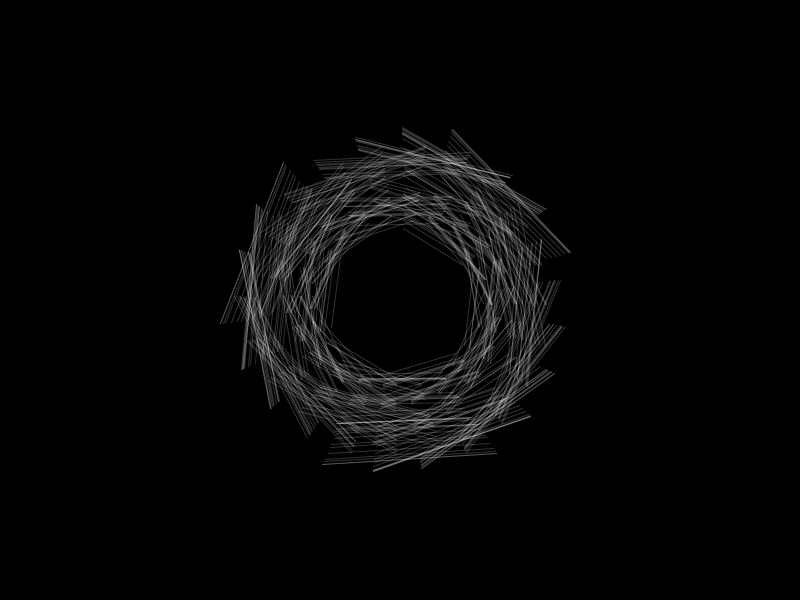
Frame 1 (no input)
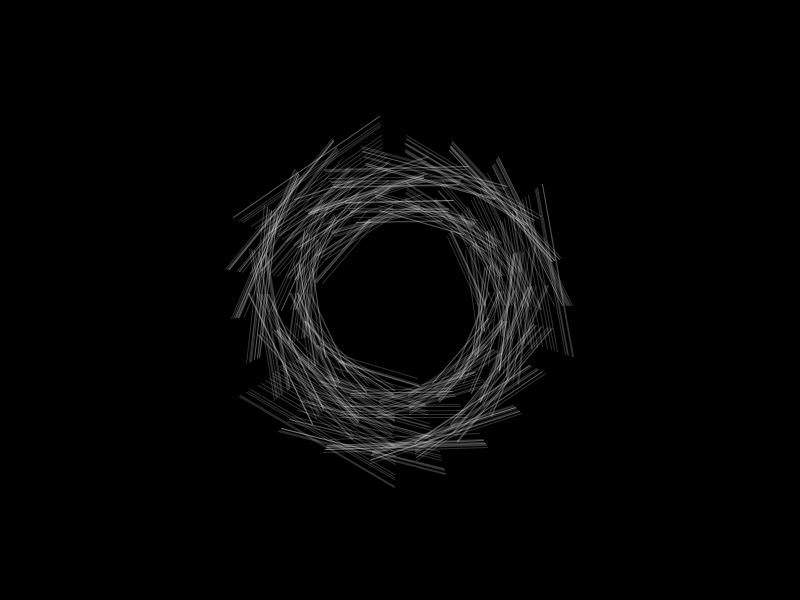
Frame 60 (the mouse pressed at the canvas centre just before this capture)
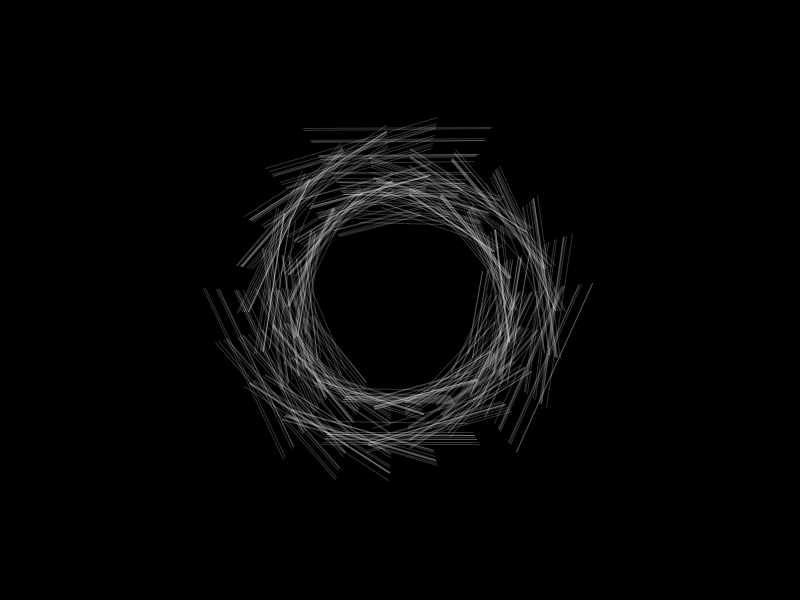
Frame 120 (the mouse held since frame 60 and released just before this capture)

The Processing sketch that drew these frames (run headless with seeded random() and noise(); from frame 60 on, the mouse is pressed at the canvas centre):

// Processing sketch: CircularPattern2
// ── CircularPattern2.pde
void setup(){
  size(800,600);
  noFill();
  stroke(255,50);
}

void draw(){
  background(0 );
  translate(width/2,height/2);
  for(int i=0;i<10;i++) drawCircle(i*0.1);
}

void drawCircle(float seed){
  for(int i=0;i<100;i++){
    float r1 = noise(i*0.01, frameCount*0.001, seed)*(height/2);
    i++;
    float r2 = noise(i*0.01, frameCount*0.001, seed)*(height/2);
    float a = i+(frameCount*0.01);
    line(cos(a)*r1,sin(a)*r1, cos(a+1)*r2,sin(a+1)*r2); 
  }
}
